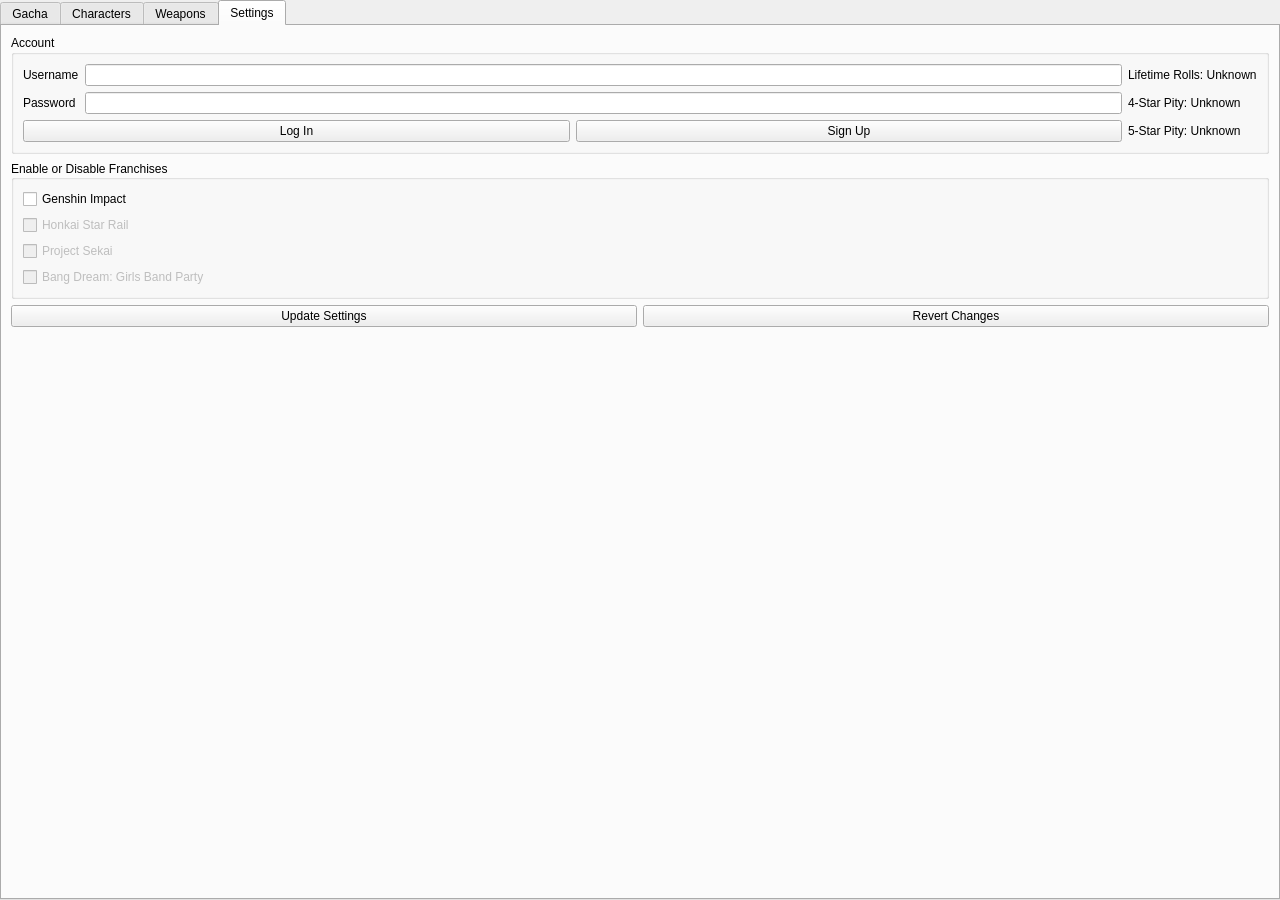
<?xml version="1.0" encoding="UTF-8"?>
<ui version="4.0">
 <class>TabWidget</class>
 <widget class="QTabWidget" name="TabWidget">
  <property name="geometry">
   <rect>
    <x>0</x>
    <y>0</y>
    <width>1280</width>
    <height>900</height>
   </rect>
  </property>
  <property name="sizePolicy">
   <sizepolicy hsizetype="Fixed" vsizetype="Fixed">
    <horstretch>0</horstretch>
    <verstretch>0</verstretch>
   </sizepolicy>
  </property>
  <property name="minimumSize">
   <size>
    <width>1280</width>
    <height>720</height>
   </size>
  </property>
  <property name="baseSize">
   <size>
    <width>1280</width>
    <height>720</height>
   </size>
  </property>
  <property name="windowTitle">
   <string>TabWidget</string>
  </property>
  <property name="autoFillBackground">
   <bool>false</bool>
  </property>
  <property name="currentIndex">
   <number>3</number>
  </property>
  <widget class="QWidget" name="tab">
   <attribute name="title">
    <string>Gacha</string>
   </attribute>
   <layout class="QVBoxLayout" name="verticalLayout_4">
    <item>
     <widget class="QLabel" name="label">
      <property name="text">
       <string/>
      </property>
      <property name="pixmap">
       <pixmap>../../../../../../media/DATA_LINUX/Nextcloud/Documents/Code/degeneranki/src/degeneranki/res/wish-background.jpg</pixmap>
      </property>
      <property name="scaledContents">
       <bool>true</bool>
      </property>
     </widget>
    </item>
    <item>
     <layout class="QHBoxLayout" name="horizontalLayout">
      <item>
       <widget class="QComboBox" name="comboBox">
        <property name="placeholderText">
         <string>Select a Banner</string>
        </property>
       </widget>
      </item>
      <item>
       <widget class="QPushButton" name="pushButton">
        <property name="text">
         <string>Roll (Cost: 100 Gacha Points)</string>
        </property>
       </widget>
      </item>
      <item>
       <widget class="QLabel" name="label_3">
        <property name="text">
         <string>Gacha Points: 0</string>
        </property>
        <property name="alignment">
         <set>Qt::AlignLeading|Qt::AlignLeft|Qt::AlignVCenter</set>
        </property>
       </widget>
      </item>
     </layout>
    </item>
   </layout>
  </widget>
  <widget class="QWidget" name="tab_2">
   <attribute name="title">
    <string>Characters</string>
   </attribute>
  </widget>
  <widget class="QWidget" name="tab_3">
   <attribute name="title">
    <string>Weapons</string>
   </attribute>
  </widget>
  <widget class="QWidget" name="tab_4">
   <attribute name="title">
    <string>Settings</string>
   </attribute>
   <layout class="QVBoxLayout" name="verticalLayout_7">
    <item>
     <widget class="QGroupBox" name="groupBox_2">
      <property name="title">
       <string>Account</string>
      </property>
      <layout class="QHBoxLayout" name="horizontalLayout_5">
       <item>
        <layout class="QVBoxLayout" name="verticalLayout_3">
         <item>
          <layout class="QFormLayout" name="formLayout">
           <item row="0" column="0">
            <widget class="QLabel" name="usernameLabel">
             <property name="text">
              <string>Username</string>
             </property>
            </widget>
           </item>
           <item row="0" column="1">
            <widget class="QLineEdit" name="usernameLineEdit"/>
           </item>
           <item row="1" column="0">
            <widget class="QLabel" name="passwordLabel">
             <property name="text">
              <string>Password</string>
             </property>
            </widget>
           </item>
           <item row="1" column="1">
            <widget class="QLineEdit" name="passwordLineEdit"/>
           </item>
          </layout>
         </item>
         <item>
          <layout class="QHBoxLayout" name="horizontalLayout_3">
           <item>
            <widget class="QPushButton" name="pushButton_3">
             <property name="text">
              <string>Log In</string>
             </property>
            </widget>
           </item>
           <item>
            <widget class="QPushButton" name="pushButton_2">
             <property name="text">
              <string>Sign Up</string>
             </property>
            </widget>
           </item>
          </layout>
         </item>
        </layout>
       </item>
       <item>
        <layout class="QVBoxLayout" name="verticalLayout_5">
         <item>
          <widget class="QLabel" name="label_8">
           <property name="text">
            <string>Lifetime Rolls: Unknown</string>
           </property>
          </widget>
         </item>
         <item>
          <widget class="QLabel" name="label_7">
           <property name="text">
            <string>4-Star Pity: Unknown</string>
           </property>
          </widget>
         </item>
         <item>
          <widget class="QLabel" name="label_6">
           <property name="text">
            <string>5-Star Pity: Unknown</string>
           </property>
          </widget>
         </item>
        </layout>
       </item>
      </layout>
     </widget>
    </item>
    <item>
     <widget class="QGroupBox" name="groupBox">
      <property name="title">
       <string>Enable or Disable Franchises</string>
      </property>
      <property name="alignment">
       <set>Qt::AlignLeading|Qt::AlignLeft|Qt::AlignVCenter</set>
      </property>
      <property name="flat">
       <bool>false</bool>
      </property>
      <property name="checkable">
       <bool>false</bool>
      </property>
      <layout class="QVBoxLayout" name="verticalLayout_2">
       <item>
        <widget class="QCheckBox" name="checkBox">
         <property name="text">
          <string>Genshin Impact</string>
         </property>
        </widget>
       </item>
       <item>
        <widget class="QCheckBox" name="checkBox_2">
         <property name="enabled">
          <bool>false</bool>
         </property>
         <property name="text">
          <string>Honkai Star Rail</string>
         </property>
         <property name="checkable">
          <bool>true</bool>
         </property>
        </widget>
       </item>
       <item>
        <widget class="QCheckBox" name="checkBox_3">
         <property name="enabled">
          <bool>false</bool>
         </property>
         <property name="text">
          <string>Project Sekai</string>
         </property>
         <property name="checkable">
          <bool>true</bool>
         </property>
        </widget>
       </item>
       <item>
        <widget class="QCheckBox" name="checkBox_4">
         <property name="enabled">
          <bool>false</bool>
         </property>
         <property name="text">
          <string>Bang Dream: Girls Band Party</string>
         </property>
         <property name="checkable">
          <bool>true</bool>
         </property>
        </widget>
       </item>
      </layout>
     </widget>
    </item>
    <item>
     <layout class="QHBoxLayout" name="horizontalLayout_4">
      <item>
       <widget class="QPushButton" name="pushButton_4">
        <property name="text">
         <string>Update Settings</string>
        </property>
       </widget>
      </item>
      <item>
       <widget class="QPushButton" name="pushButton_5">
        <property name="text">
         <string>Revert Changes</string>
        </property>
       </widget>
      </item>
     </layout>
    </item>
    <item>
     <spacer name="verticalSpacer_2">
      <property name="orientation">
       <enum>Qt::Vertical</enum>
      </property>
      <property name="sizeHint" stdset="0">
       <size>
        <width>20</width>
        <height>40</height>
       </size>
      </property>
     </spacer>
    </item>
   </layout>
  </widget>
 </widget>
 <resources/>
 <connections/>
</ui>
